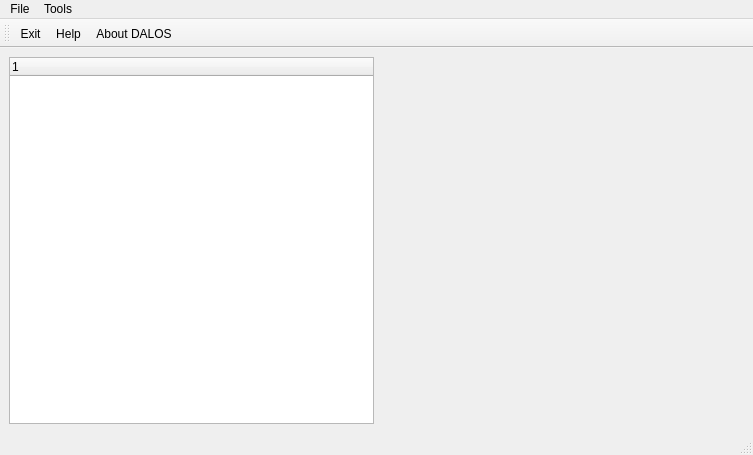
<?xml version="1.0" encoding="UTF-8"?>
<ui version="4.0">
 <class>MainWindow</class>
 <widget class="QMainWindow" name="MainWindow">
  <property name="geometry">
   <rect>
    <x>0</x>
    <y>0</y>
    <width>753</width>
    <height>455</height>
   </rect>
  </property>
  <property name="windowTitle">
   <string>MainWindow</string>
  </property>
  <widget class="QWidget" name="centralwidget">
   <layout class="QHBoxLayout" name="horizontalLayout">
    <item>
     <widget class="QTreeWidget" name="treeWidget">
      <property name="sizePolicy">
       <sizepolicy hsizetype="Preferred" vsizetype="Expanding">
        <horstretch>0</horstretch>
        <verstretch>0</verstretch>
       </sizepolicy>
      </property>
      <column>
       <property name="text">
        <string notr="true">1</string>
       </property>
      </column>
     </widget>
    </item>
    <item>
     <widget class="QFrame" name="horizontalFrame">
      <layout class="QHBoxLayout" name="horizontalLayout_3"/>
     </widget>
    </item>
   </layout>
  </widget>
  <widget class="QMenuBar" name="menubar">
   <property name="geometry">
    <rect>
     <x>0</x>
     <y>0</y>
     <width>753</width>
     <height>22</height>
    </rect>
   </property>
   <widget class="QMenu" name="menuFile">
    <property name="title">
     <string>File</string>
    </property>
    <addaction name="actionExit"/>
   </widget>
   <widget class="QMenu" name="menuTools">
    <property name="title">
     <string>Tools</string>
    </property>
    <addaction name="actionHelp"/>
    <addaction name="actionAbout"/>
   </widget>
   <addaction name="menuFile"/>
   <addaction name="menuTools"/>
  </widget>
  <widget class="QStatusBar" name="statusbar"/>
  <widget class="QToolBar" name="toolBar">
   <property name="windowTitle">
    <string>toolBar</string>
   </property>
   <attribute name="toolBarArea">
    <enum>TopToolBarArea</enum>
   </attribute>
   <attribute name="toolBarBreak">
    <bool>false</bool>
   </attribute>
   <addaction name="actionExit"/>
   <addaction name="actionHelp"/>
   <addaction name="actionAbout"/>
  </widget>
  <action name="actionExit">
   <property name="icon">
    <iconset resource="resources.qrc">
     <normaloff>:/resources/img/exit-button-icon.png</normaloff>:/resources/img/exit-button-icon.png</iconset>
   </property>
   <property name="text">
    <string>Exit</string>
   </property>
   <property name="toolTip">
    <string>Close Application</string>
   </property>
  </action>
  <action name="actionHelp">
   <property name="icon">
    <iconset resource="resources.qrc">
     <normaloff>:/resources/img/help-icon.png</normaloff>:/resources/img/help-icon.png</iconset>
   </property>
   <property name="text">
    <string>Help</string>
   </property>
   <property name="toolTip">
    <string>What is DALOS and how to use it</string>
   </property>
  </action>
  <action name="actionAbout">
   <property name="icon">
    <iconset resource="resources.qrc">
     <normaloff>:/resources/img/about_icon.png</normaloff>:/resources/img/about_icon.png</iconset>
   </property>
   <property name="text">
    <string>About DALOS</string>
   </property>
  </action>
 </widget>
 <resources>
  <include location="resources.qrc"/>
 </resources>
 <connections/>
</ui>
